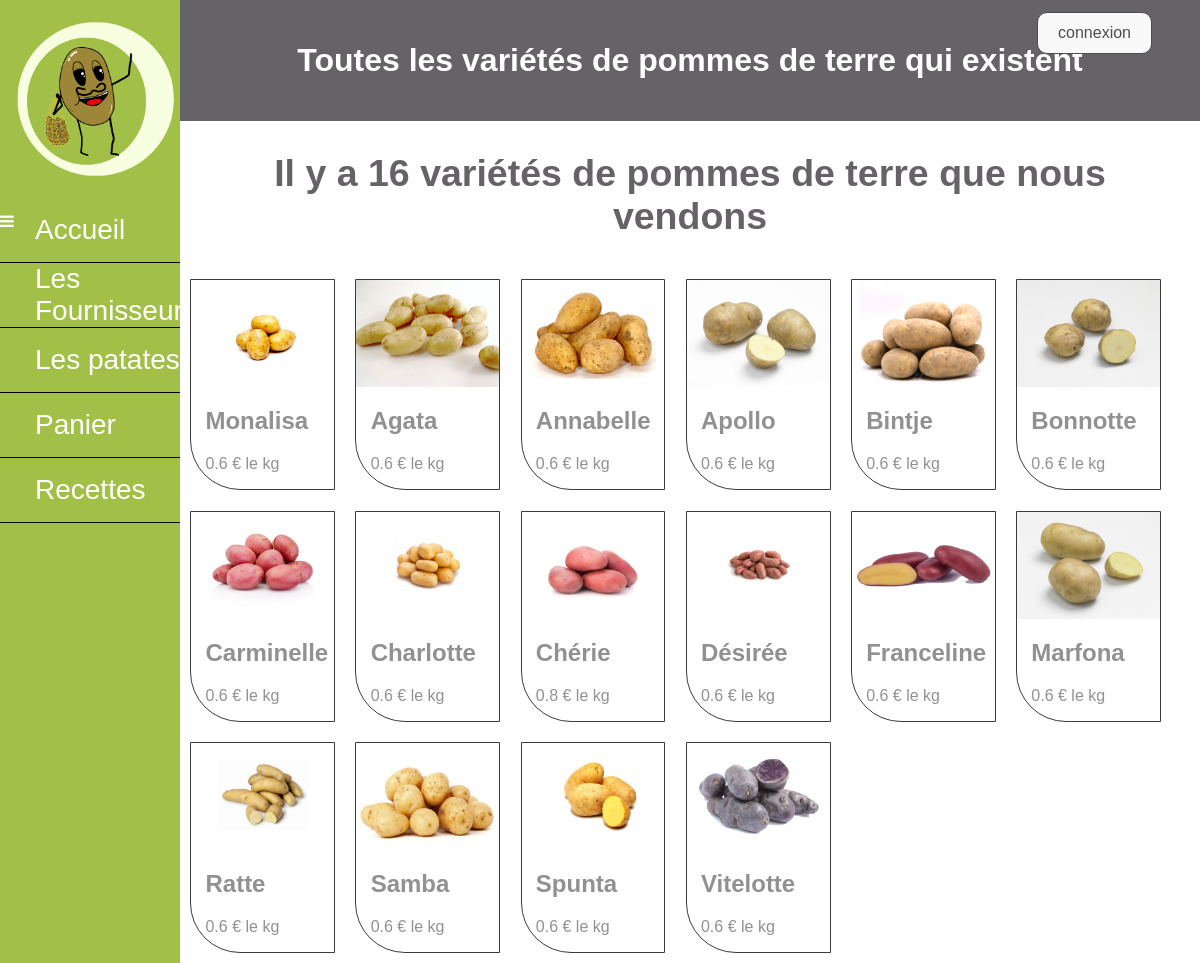
Screenshot of /TouteslesPatates.php with the database file from the repository.
### tables this page shows
CREATE TABLE `patate` (
  `Num_patate` int(11) NOT NULL,
  `Nom_patate` varchar(50) NOT NULL,
  `Origine_patate` varchar(50) NOT NULL,
  `Couleur_patate` varchar(50) NOT NULL,
  `Prix_patate` float NOT NULL DEFAULT '0.6',
  `Image_patate` varchar(100) NOT NULL,
  `Texte_patate` text NOT NULL,
  `Quantite` int(11) DEFAULT NULL
);

### class/PatateManager.class.php (called while the page is built, shortened)
<?php
class PatateManager implements iterator
{
    private $_db;
    public function __construct($db)
	{
		$this->_patate = $this->getList();
    }
        public function count()
        {
            $patates = $this->_db->query('SELECT count(*) FROM patate');
            $count2 = $patates->fetchColumn();
            return $count2;
        }
        public function getList()
        {
            $patates = [];
            $q = $this->_db->query('SELECT * FROM patate ORDER BY Nom_patate');
            while ($donnees = $q->fetch(PDO::FETCH_ASSOC))
            {
                $patates[] = new Patate($donnees);
            }
            return $patates;
        }
        public function setDb(PDO $db)
        {
            $this->_db = $db;
        }
}
?>

### class/Patate.class.php (called while the page is built, shortened)
<?php
class Patate
{
    private $_Nom_patate;
    private $_Prix_patate;
    private $_Image_patate;
	public function hydrate(array $donnees)
	{
		foreach ($donnees as $key => $value) {
			$method = 'set'.$key;
		}
	}
	public function getNom_patate()
	{
		return $this->_Nom_patate;
	}
    public function getPrix_patate()
	{
		return $this->_Prix_patate;
    }
    public function getImage_patate()
	{
		return $this->_Image_patate;
    }
    public function setNum_patate($Num_patate)
	{
		$Num_patate = (int) $Num_patate;
	}
	public function setNom_patate($Nom_patate)
	{
		if (is_string($Nom_patate))
		{
			$this->_Nom_patate = $Nom_patate;
		}
	}
	public function setPrix_patate($Prix_patate)
	{
		$Prix_patate = (float) $Prix_patate;
		if ($Prix_patate)
		{
			$this->_Prix_patate = $Prix_patate;
		}
    }
    public function setImage_patate($Image_patate)
	{
		if (is_string($Image_patate))
		{
			$this->_Image_patate = $Image_patate;
		}
    }
}

### TouteslesPatates.php (the view, shortened to what this page needs)
<!DOCTYPE html>
<html>
<head>
<link rel="stylesheet" href="https://cdnjs.cloudflare.com/ajax/libs/font-awesome/4.7.0/css/font-awesome.min.css">
<link href="css/Style.css" rel="stylesheet">
</head>
<body >
<?php require "src/nav.php"; ?>
<div class="main">
  <div class="debut">
    <h1>Toutes les variétés de pommes de terre qui existent</h1>
      </div>
      <?php
$db=connect_bd();
$manager = new PatateManager($db);
$nombre = $manager->count();?>
<section class="nombrepatate">
  <h2>Il y a <?php echo $nombre ?> variétés de pommes de terre que nous vendons</h2>
</section>
<?php
$listedespatate = $manager->getList();
  $patates = "";
  foreach ($listedespatate as $patate)
  {
    $patates .=
    '<li>
      <a href="laPatate.php?name='.$patate->getNom_patate().'">
        <div class="produit">
          <div class="placeproduit">
            <div class="dimenproduit">
              <div class="imageproduit">
            <img src="'.$patate->getImage_patate().'"/>
              </div>
            </div>
          </div>
          <div class="placedetailproduit">
            <div class="dimedetailproduit">
              <div class="detailproduit">
            <h2>'.$patate->getNom_patate().'</h2>
            <p>'.$patate->getPrix_patate().' € le kg</p>
              </div>
            </div>
          </div>
        </div>
      </a>
    </li>';
  }
  if (isset($patates))
{
  echo $patates;
}
?>
  </div>
</body>
</html>

### css/Style.css (style rules this page uses)
html { scroll-behavior: smooth; margin:0px; }
body { font-family: Arial, Helvetica, sans-serif; margin:auto; }
.main { float:right; width: 85%; margin: 0; height: auto; }
a { text-decoration: none; color:white; }
.debut { text-align:center; background-color: #666366; padding: 2%; color:#ffffff }
li { list-style:none; }
.produit { float: left; padding: 0px; margin: 1%; border: #3d3a3d 1px solid; border-bottom-left-radius: 50px; background-color: #fff; width: 14%; }
.placeproduit { width: 100%; text-align: center; float: left; }
.dimenproduit { width: 100%; position: relative; }
.imageproduit { width: 100%; position: relative; }
.imageproduit img { height: auto; max-width: 100%; border: none; display: inline-block; vertical-align: middle; }
.placedetailproduit { width: 100%; text-align: center; float: right; }
.dimedetailproduit { width: 100%; position: relative; }
.detailproduit { text-align: left; margin: 10%; color: #919191; }
.nombrepatate { text-align: center; font-size: 25px; color: #666366; margin: 2%; }

### rows the page displays
patate: Image_patate (picture), Nom_patate "Monalisa", Prix_patate "0.6"
patate: Image_patate (picture), Nom_patate "Agata", Prix_patate "0.6"
patate: Image_patate (picture), Nom_patate "Annabelle", Prix_patate "0.6"
patate: Image_patate (picture), Nom_patate "Apollo", Prix_patate "0.6"
patate: Image_patate (picture), Nom_patate "Bintje", Prix_patate "0.6"
patate: Image_patate (picture), Nom_patate "Bonnotte", Prix_patate "0.6"
patate: Image_patate (picture), Nom_patate "Carminelle", Prix_patate "0.6"
patate: Image_patate (picture), Nom_patate "Charlotte", Prix_patate "0.6"
patate: Image_patate (picture), Nom_patate "Chérie", Prix_patate "0.8"
patate: Image_patate (picture), Nom_patate "Désirée", Prix_patate "0.6"
patate: Image_patate (picture), Nom_patate "Franceline", Prix_patate "0.6"
patate: Image_patate (picture), Nom_patate "Marfona", Prix_patate "0.6"
patate: Image_patate (picture), Nom_patate "Ratte", Prix_patate "0.6"
patate: Image_patate (picture), Nom_patate "Samba", Prix_patate "0.6"
patate: Image_patate (picture), Nom_patate "Spunta", Prix_patate "0.6"
patate: Image_patate (picture), Nom_patate "Vitelotte", Prix_patate "0.6"

### other values shown
$nombre "16"
